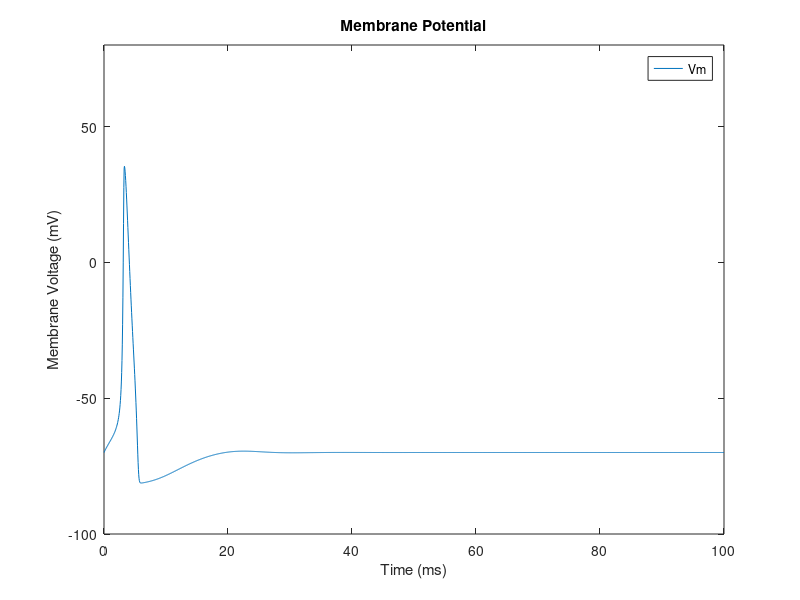
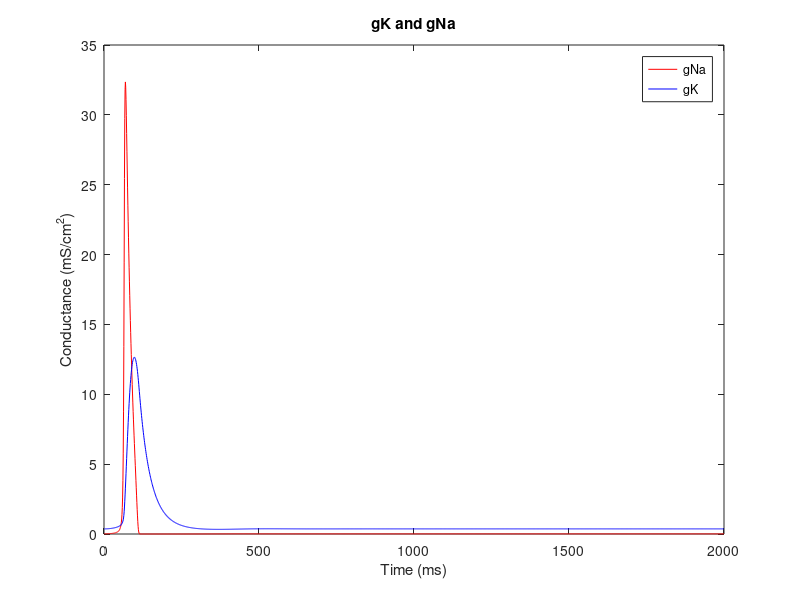

MATLAB code to generate these figures, in order:
% Phase 1 ECE 4784
% Kyle Francis
clear all;
clc;

%% Creating timestep %%
ts = 0.05; % if too large, the derivatives in the Eulers formula would be too large and cause an exp growth
time = 100; %ms
x = 0:ts:time;
len = length(x);

%% Constants %%
g_kbar = 36; %mS/cm^2   maximum conductances
g_nabar = 120; %mS/cm^2
g_lbar = 0.3; %mS/cm^2
E_k = -12; %mV
E_na = 115; %mV
E_l = 10.6; %mV
V_rest = -70; %mV
Cm = 1.0; %uF/cm^2

%% Gating variables %%
Vm(1) = 0; %V
am(1) = 0.1*((25-Vm(1))/(exp((25-Vm(1))/10) - 1));
bm(1) = 4*exp(-Vm(1)/18);
an(1) = 0.01*((10-Vm(1))/(exp((10-Vm(1))/10) - 1));
bn(1) = 0.125*exp(-Vm(1)/80);
ah(1) = 0.07*exp(-Vm(1)/20);
bh(1) = 1/(exp((30-Vm(1))/10) + 1);

m(1) = am(1)/(am(1)+bm(1));
n(1) = an(1)/(an(1)+bn(1));
h(1) = ah(1)/(ah(1)+bh(1));

%% Injected Current %%
amp = input('Enter the amplitude in mA of the injected current: ');
dur = input('Enter the duration of the injected current [between 0 and 100 ms]: ');
I = zeros(1, len); % Setting up I to be the same size as the time array
for y = 1:floor(dur/ts)
    I(y) = amp;
end

%% Euler's method %%
%yn+1 = yn+h*dy/dt;

for i = 1 : len-1
    am = 0.1 * ((25 - Vm(i)) / (exp((25 - Vm(i)) / 10) - 1));
    bm = 4 * exp(-Vm(i) / 18);
    an = 0.01 * ((10 - Vm(i)) / (exp((10 - Vm(i)) / 10) - 1));
    bn = 0.125 * exp(-Vm(i) / 80);
    ah = 0.07 * exp(-Vm(i) / 20);
    bh = 1 / (exp((30 - Vm(i)) / 10) + 1);
    
    g_na(i) = m(i)^3 * g_nabar * h(i);
    g_k(i) = n(i)^4 * g_kbar;
    g_l(i) = g_lbar;
    
    I_na(i) = g_na(i) * (Vm(i)-E_na);
    I_k(i) = g_k(i) * (Vm(i)-E_k);
    I_l(i) = g_l(i) * (Vm(i)-E_l);
    I_ion(i) = I(i) - I_k(i) - I_na(i) - I_l(i);
    
    dm = am * (1-m(i)) - bm * m(i);
    dn = an * (1-n(i)) - bn * n(i);
    dh = ah * (1-h(i)) - bh * h(i);
    
    m(i+1) = m(i) + ts * dm;
    n(i+1) = n(i) + ts * dn;
    h(i+1) = h(i) + ts * dh;
    
    dVm(i) = I_ion(i)/Cm;
    Vm(i+1) = Vm(i) + ts*dVm(i);
    
end

%% Plotting %%
Vm = Vm + V_rest;
figure(1)
plot(x,Vm)
title('Membrane Potential');
xlabel('Time (ms)');
ylabel('Membrane Voltage (mV)');
legend('Vm');
axis([0, 100, -100, 80]);

%Plot conductances
newtime = 1:len-1;
figure(2)
plot(newtime, g_na, 'r', newtime, g_k, 'b')
title('gK and gNa')
xlabel('Time (ms)')
ylabel('Conductance (mS/cm^2)')
legend('gNa','gK')

%Plot